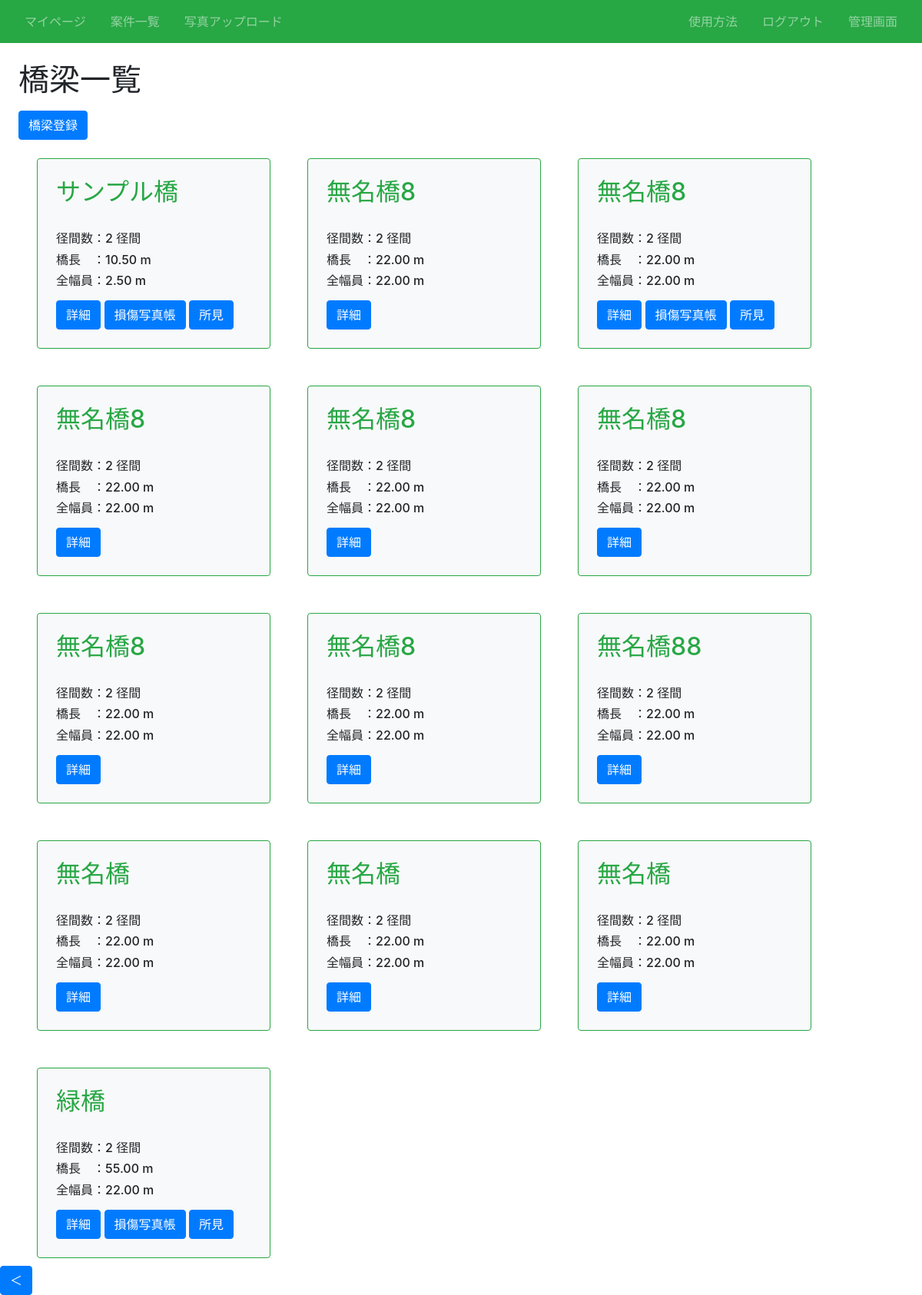
Screenshot of /article/1/infra/ (signed in) with the database file from the repository.
### infra/models.py (models this page shows, shortened)
class Infra(models.Model):
    title = models.CharField(max_length=100)# 橋名
    径間数 = models.IntegerField()# 径間数
    橋長 = models.DecimalField(max_digits=10, decimal_places=2)# 橋長(最大桁数10桁、小数点以下2桁)
    全幅員 = models.DecimalField(max_digits=10, decimal_places=2)# 全幅員(最大桁数10桁、小数点以下2桁)
    路線名 = models.CharField(max_length=200)# 路線名
    latitude = models.CharField(max_length=50, blank=True)# 起点側緯度
    longitude = models.CharField(max_length=50, blank=True)# 起点側経度
    end_latitude = models.CharField(max_length=50, blank=True)# 終点側緯度
    end_longitude = models.CharField(max_length=50, blank=True)# 終点側経度
    橋梁コード = models.CharField(max_length=50, blank=True)# 橋梁コード
    活荷重 = models.ManyToManyField(LoadWeight)# 活荷重
    等級 = models.ManyToManyField(LoadGrade)# 等級
    適用示方書 = models.ManyToManyField(Rulebook)# 適用示方書
    上部構造形式 = models.CharField(max_length=100)# 上部構造形式
    下部構造形式 = models.CharField(max_length=100)# 下部構造形式
    基礎構造形式 = models.CharField(max_length=100)# 基礎構造形式
    近接方法 = models.ManyToManyField(Approach)# 近接方法
    交通規制 = models.ManyToManyField(Regulation)# 交通規制
    第三者点検 = models.ManyToManyField(Thirdparty)# 第三者点検の有無
    海岸線との距離 = models.CharField(max_length=100)# 海岸線の距離
    路下条件 = models.ManyToManyField(UnderCondition)# 路下条件
    特記事項 = models.CharField(max_length=100, blank=True)# 特記事項
    カテゴリー = models.CharField(max_length=100, choices = CATEGORY)# カテゴリー
    交通量 = models.CharField(max_length=10, blank=True)# 12時間交通量
    大型車混入率 = models.CharField(max_length=10, blank=True)# 大型車混入率
    article = models.ForeignKey(Article, on_delete=models.CASCADE)

class Table(models.Model):
    infra = models.ForeignKey(Infra, verbose_name="橋梁名", on_delete=models.CASCADE) # ForeignKeyフィールドによってInfraとのリレーションシップを定義
    dxf = models.FileField(verbose_name="dxfファイル", upload_to="dxf/")
    article = models.ForeignKey(Article, on_delete=models.CASCADE, null=True, blank=True)

### infra/views.py (the view)
# urls.py: path('article/<int:article_pk>/infra/', views.ListInfraView.as_view(), name='list-infra'),# 対象橋梁の一覧
class ListInfraView(LoginRequiredMixin, ListView):
    template_name = 'infra/infra_list.html'
    model = Infra # 使用するモデル「infra」
    def get_queryset(self, **kwargs):
        queryset = super().get_queryset(**kwargs)
        queryset = queryset.filter(article = self.kwargs["article_pk"])
        return queryset
    def get_context_data(self, **kwargs):
        kwargs["article_id"] = self.kwargs["article_pk"]
        return super().get_context_data(**kwargs)

### infra/templates/infra/infra_list.html (shortened to what this page needs)
{% extends "base.html" %}
{% block h1 %}橋梁一覧{% endblock %}
{% block content %}
<div class="mt-3">
  <a href="{% url 'create-infra' article_id %}" class="btn btn-primary">橋梁登録</a>
</div>
<div class="d-flex flex-wrap">
    {% for item in object_list %}
    <div class="p-4 m-4 bg-light border border-success rounded" style="width: 19rem;">
        <h2 class="text-success">{{ item.title }}</h2><br>
        <h6 class="card-text">径間数：{{ item.径間数 }} 径間</h6>
        <h6 class="card-text">橋長　：{{ item.橋長 }} m</h6>
        <h6 class="card-text">全幅員：{{ item.全幅員 }} m</h6>
        <div class="mt-3">
          <a href="{% url 'detail-infra' article_id item.pk %}" class="btn btn-primary">詳細</a>
            {% for table in item.table_set.all %}
            <a href="{% url 'bridge-table' article_id item.pk %}" class="btn btn-primary">損傷写真帳</a>
            <a href="{% url 'observations-list' article_id item.pk %}" class="btn btn-primary">所見</a>
            {% endfor %}
        </div>
    </div>
    {% endfor %}
</div>
{% endblock content %}

### infra/static/infra/css/style.css (style rules this page uses)
a { text-decoration: none; }

### rows the page displays
Infra: title "サンプル橋", 径間数 "2", 橋長 "10.50", 全幅員 "2.50"
Infra: title "無名橋8", 径間数 "2", 橋長 "22.00", 全幅員 "22.00"
Infra: title "無名橋8", 径間数 "2", 橋長 "22.00", 全幅員 "22.00"
Infra: title "無名橋8", 径間数 "2", 橋長 "22.00", 全幅員 "22.00"
Infra: title "無名橋8", 径間数 "2", 橋長 "22.00", 全幅員 "22.00"
Infra: title "無名橋8", 径間数 "2", 橋長 "22.00", 全幅員 "22.00"
Infra: title "無名橋8", 径間数 "2", 橋長 "22.00", 全幅員 "22.00"
Infra: title "無名橋8", 径間数 "2", 橋長 "22.00", 全幅員 "22.00"
Infra: title "無名橋88", 径間数 "2", 橋長 "22.00", 全幅員 "22.00"
Infra: title "無名橋", 径間数 "2", 橋長 "22.00", 全幅員 "22.00"
Infra: title "無名橋", 径間数 "2", 橋長 "22.00", 全幅員 "22.00"
Infra: title "無名橋", 径間数 "2", 橋長 "22.00", 全幅員 "22.00"
Infra: title "緑橋", 径間数 "2", 橋長 "55.00", 全幅員 "22.00"
